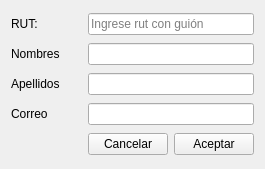
<?xml version="1.0" encoding="UTF-8"?>
<ui version="4.0">
 <class>Form</class>
 <widget class="QWidget" name="Form">
  <property name="geometry">
   <rect>
    <x>0</x>
    <y>0</y>
    <width>265</width>
    <height>169</height>
   </rect>
  </property>
  <property name="windowTitle">
   <string>Alumno</string>
  </property>
  <layout class="QGridLayout" name="gridLayout">
   <item row="4" column="2">
    <widget class="QPushButton" name="save">
     <property name="text">
      <string>Aceptar</string>
     </property>
    </widget>
   </item>
   <item row="0" column="0">
    <widget class="QLabel" name="label">
     <property name="text">
      <string>RUT:</string>
     </property>
    </widget>
   </item>
   <item row="1" column="0">
    <widget class="QLabel" name="label_2">
     <property name="text">
      <string>Nombres</string>
     </property>
    </widget>
   </item>
   <item row="2" column="0">
    <widget class="QLabel" name="label_3">
     <property name="text">
      <string>Apellidos</string>
     </property>
    </widget>
   </item>
   <item row="4" column="1">
    <widget class="QPushButton" name="cancel">
     <property name="text">
      <string>Cancelar</string>
     </property>
    </widget>
   </item>
   <item row="3" column="0">
    <widget class="QLabel" name="label_4">
     <property name="text">
      <string>Correo</string>
     </property>
    </widget>
   </item>
   <item row="3" column="1" colspan="2">
    <widget class="QLineEdit" name="email"/>
   </item>
   <item row="2" column="1" colspan="2">
    <widget class="QLineEdit" name="lastnames"/>
   </item>
   <item row="0" column="1" colspan="2">
    <widget class="QLineEdit" name="rut">
     <property name="placeholderText">
      <string>Ingrese rut con guión</string>
     </property>
    </widget>
   </item>
   <item row="1" column="1" colspan="2">
    <widget class="QLineEdit" name="names"/>
   </item>
  </layout>
 </widget>
 <resources/>
 <connections/>
</ui>
